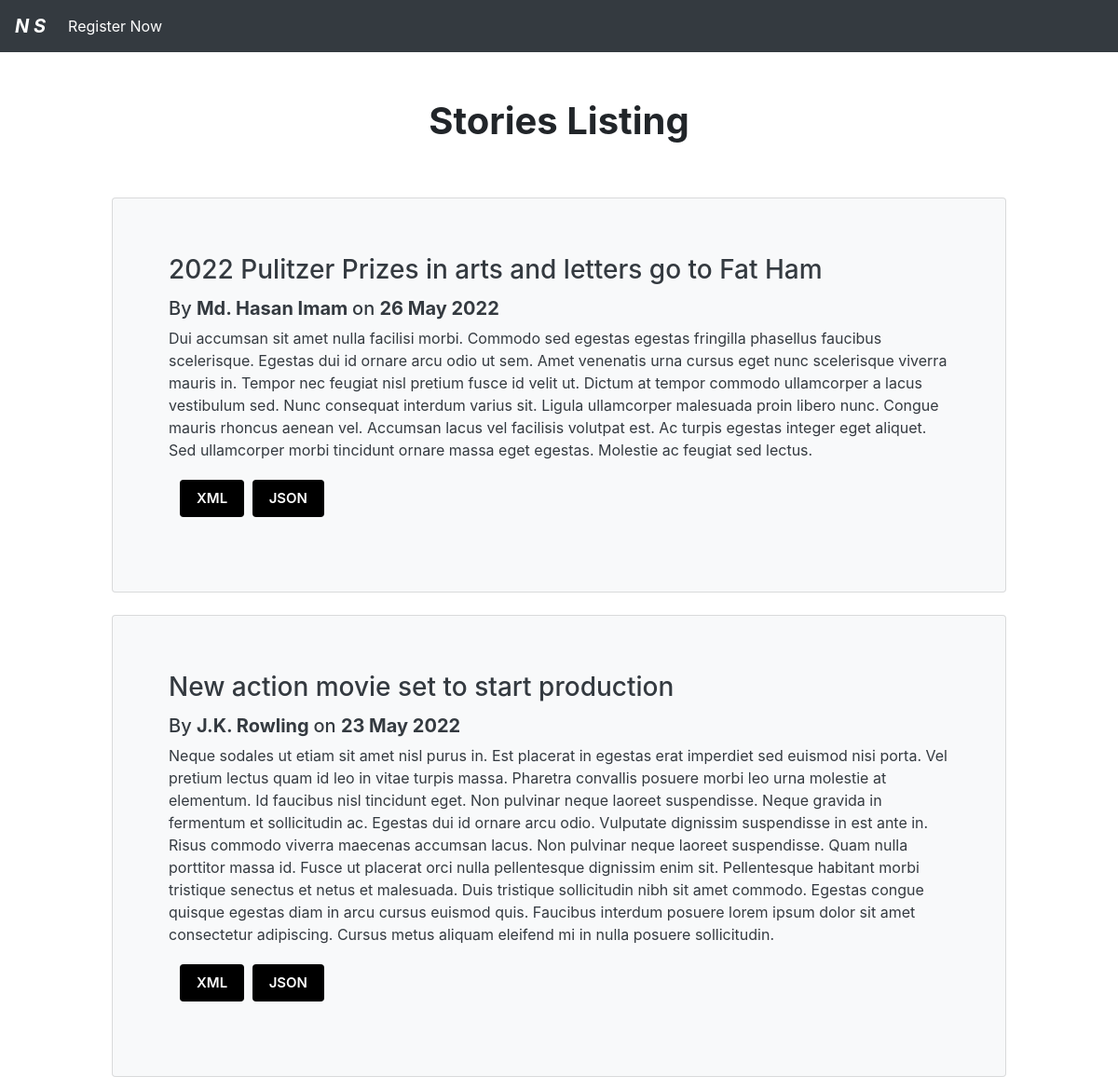
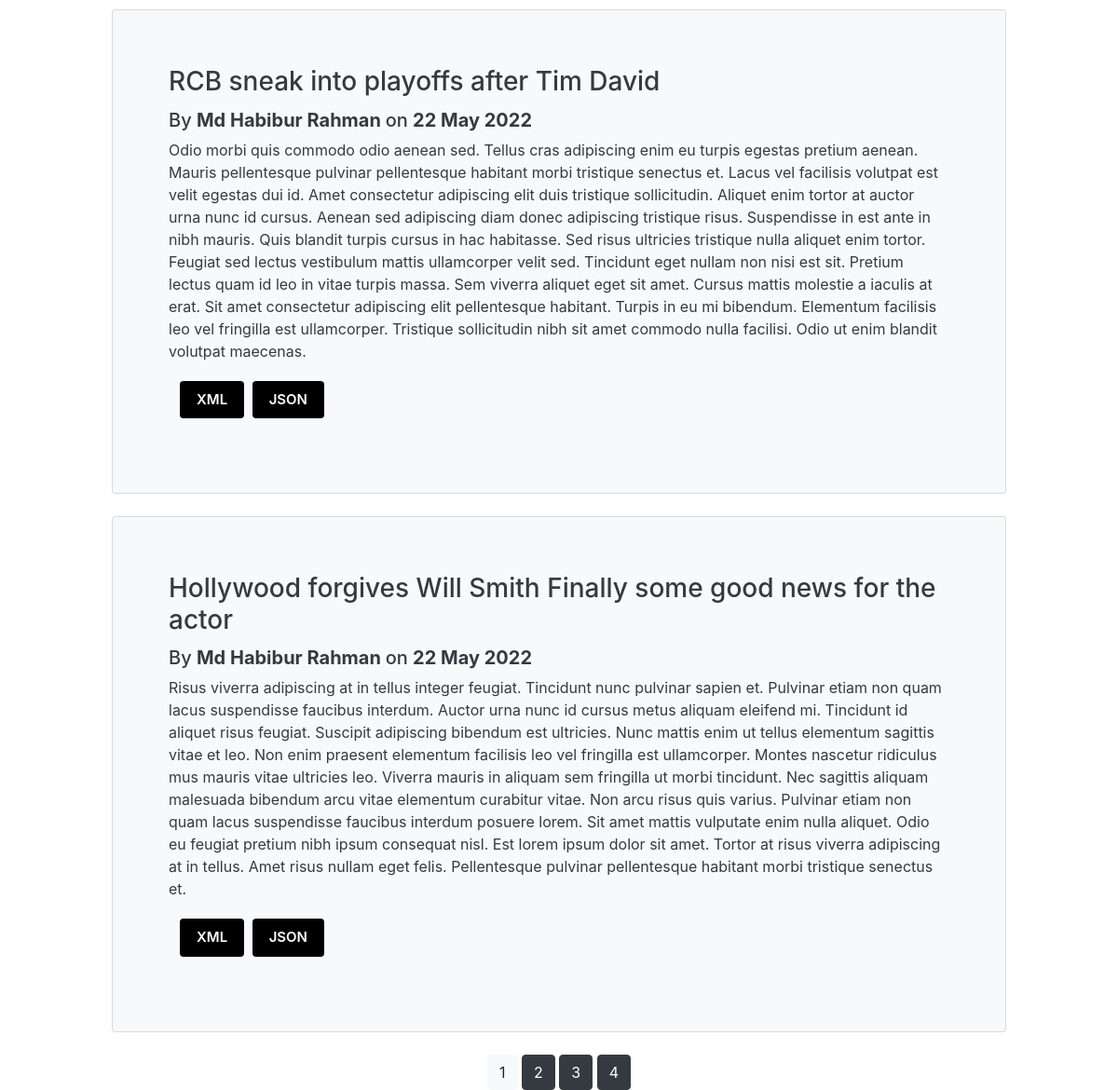
The app's page /story_listing.php with its own data (2 pictures, top to bottom).
### tables this page shows
CREATE TABLE IF NOT EXISTS `story` (
  `id` bigint(20) NOT NULL AUTO_INCREMENT,
  `title` text NOT NULL,
  `body` longtext NOT NULL,
  `p_date` date NOT NULL,
  `user_id` varchar(50) DEFAULT NULL,
  `str_date` varchar(255) DEFAULT NULL,
  PRIMARY KEY (`id`),
  KEY `user_id` (`user_id`)
);

CREATE TABLE IF NOT EXISTS `user_data` (
  `user_id` varchar(50) NOT NULL,
  `password` varchar(20) NOT NULL,
  `full_name` varchar(70) NOT NULL,
  PRIMARY KEY (`user_id`)
);

### story_listing.php (the view, shortened to what this page needs)
<?php
include('db.php');
if (isset($_SESSION['USER_DATA'])) {
$priv=$_SESSION['USER_DATA']['ID'];
include('nav.php');
}
else{
  include('nav_g.php');
}
?>
<?php
$results_per_page = 4;
?>
<!DOCTYPE html>
<html lang="en">
<head>
  <link rel="stylesheet" href="https://cdn.jsdelivr.net/npm/bootstrap@4.0.0/dist/css/bootstrap.min.css">
</head>
<body>
  <div class="conatiner" style="text-align:center;padding:50px;">
    <h1><b> Stories Listing </b> </h1>
  </div>
  <?php
  if (isset($_GET["page"])) {
    $page  = $_GET["page"];
  } else {
    $page = 1;
  };
  $start_from = ($page - 1) * $results_per_page;
  $sql = "SELECT * FROM story NATURAL JOIN user_data ORDER BY p_date DESC LIMIT $start_from, " . $results_per_page;
  $result = mysqli_query($connection, $sql);
  ?>
  <?php
  if(mysqli_fetch_assoc($result)>0)
 {
  foreach ($result as $key => $value) {
  ?>
    <div class="card bg-light text-dark" style="padding: 40px; margin: auto ; width:80%; border: 0%; box-shadow:0 0 0 0;">
      <div class="card-body">
        <h3 class="card-title"><?= $value['title'] ?></h3>
        <h5 class="card-text">
          By <b> <?= $value['full_name'] ?> </b> on <b> <?= $value['str_date'] ?></b>
        </h5>
        <p class="card-text"><?= $value['body'] ?></p>
        <form action="delete.php" method="post">
          <p class="split-para">
          <a href="xml.php?Story_id=<?= $value['id'] ?>" class="button">XML</a>
          <a href="json.php?Story_id=<?= $value['id'] ?>" class="button">JSON</a>
          </p>
        </form>
      </div>
    </div>
    <br>
  <?php
  }
 }
else{
  echo "<h3><b> No story available </b> </h3>";
}
  ?>
  <center>
    <?php
    $sql = "SELECT COUNT(id) AS total FROM story";
    $result = mysqli_query($connection, $sql);
    $result = mysqli_fetch_assoc($result);
    $total_pages = ceil($result["total"] / $results_per_page);
    for ($i = 1; $i <= $total_pages; $i++) {
      $class="btn btn-dark";
      if ($i == $page){
        $class="btn btn-light";
      }
      echo "<a href='story_listing.php?page=$i'class='$class'>  $i </a> ";
    }
    ?>
  </center>
</body>
</html>

### nav_g.php (shortened to what this page needs)
<link rel="stylesheet" href="https://cdn.jsdelivr.net/npm/bootstrap@4.0.0/dist/css/bootstrap.min.css">
<nav class="navbar navbar-expand-lg navbar-white bg-dark">
<a class="navbar-brand white-text" href="index.php">
      <b> <i> N S </i></b>
</a>
  <div class="collapse navbar-collapse" id="navbarNavDropdown">
    <ul class="navbar-nav">
      <li class="nav-item active">
        <a class="nav-link white-text" href="register.php"> Register Now</a>
          </li>
  </div>
</nav>

### nav_g.php (style rules this page uses)
.white-text { color:white; }

### story_listing.php (style rules this page uses)
.button { background-color: black; border: 2px solid transparent; border-radius: 4px; color: white; padding: 7px 16px; text-align: center; text-decoration: none; display: inline-block; font-size: 15px; margin: 4px 2px; cursor: pointer; font-weight: 600; -webkit-transition-duration: 0.1s; transition-duration: 0.1s; }
.split-para { display: block; margin: 10px; }

### records on screen
story: title "2022 Pulitzer Prizes in arts and letters go to Fat Ham", user.full_name "Md. Hasan Imam", str_date "26 May 2022", body "Dui accumsan sit amet nulla facilisi morbi. Commodo sed egestas egestas fringilla phasellus faucibus scelerisque. Egestas dui id ornare arcu odio ut sem. Amet venenatis urna cursus eget nunc scelerisque viverra mauris in. Tempor nec feugiat nisl pretium fusce id velit ut. Dictum at tempor commodo ullamcorper a lacus vestibulum sed. Nunc consequat interdum varius sit. Ligula ullamcorper malesuada proin libero nunc. Congue mauris rhoncus aenean vel. Accumsan lacus vel facilisis volutpat est. Ac turpis egestas integer eget aliquet. Sed ullamcorper morbi tincidunt ornare massa eget egestas. Molestie ac feugiat sed lectus."
story: title "New action movie set to start production", user.full_name "J.K. Rowling", str_date "23 May 2022", body "Neque sodales ut etiam sit amet nisl purus in. Est placerat in egestas erat imperdiet sed euismod nisi porta. Vel pretium lectus quam id leo in vitae turpis massa. Pharetra convallis posuere morbi leo urna molestie at elementum. Id faucibus nisl tincidunt eget. Non pulvinar neque laoreet suspendisse. Neque gravida in fermentum et sollicitudin ac. Egestas dui id ornare arcu odio. Vulputate dignissim suspendisse in est ante in. Risus commodo viverra maecenas accumsan lacus. Non pulvinar neque laoreet suspendisse. Quam nulla porttitor massa id. Fusce ut placerat orci nulla pellentesque dignissim enim sit. Pellentesque habitant morbi tristique senectus et netus et malesuada. Duis tristique…"
story: title "RCB sneak into playoffs after Tim David", user.full_name "Md Habibur Rahman", str_date "22 May 2022", body "Odio morbi quis commodo odio aenean sed. Tellus cras adipiscing enim eu turpis egestas pretium aenean. Mauris pellentesque pulvinar pellentesque habitant morbi tristique senectus et. Lacus vel facilisis volutpat est velit egestas dui id. Amet consectetur adipiscing elit duis tristique sollicitudin. Aliquet enim tortor at auctor urna nunc id cursus. Aenean sed adipiscing diam donec adipiscing tristique risus. Suspendisse in est ante in nibh mauris. Quis blandit turpis cursus in hac habitasse. Sed risus ultricies tristique nulla aliquet enim tortor. Feugiat sed lectus vestibulum mattis ullamcorper velit sed. Tincidunt eget nullam non nisi est sit. Pretium lectus quam id leo in vitae turpis…"
story: title "Hollywood forgives Will Smith Finally some good news for the actor", user.full_name "Md Habibur Rahman", str_date "22 May 2022", body "Risus viverra adipiscing at in tellus integer feugiat. Tincidunt nunc pulvinar sapien et. Pulvinar etiam non quam lacus suspendisse faucibus interdum. Auctor urna nunc id cursus metus aliquam eleifend mi. Tincidunt id aliquet risus feugiat. Suscipit adipiscing bibendum est ultricies. Nunc mattis enim ut tellus elementum sagittis vitae et leo. Non enim praesent elementum facilisis leo vel fringilla est ullamcorper. Montes nascetur ridiculus mus mauris vitae ultricies leo. Viverra mauris in aliquam sem fringilla ut morbi tincidunt. Nec sagittis aliquam malesuada bibendum arcu vitae elementum curabitur vitae. Non arcu risus quis varius. Pulvinar etiam non quam lacus suspendisse faucibus…"
